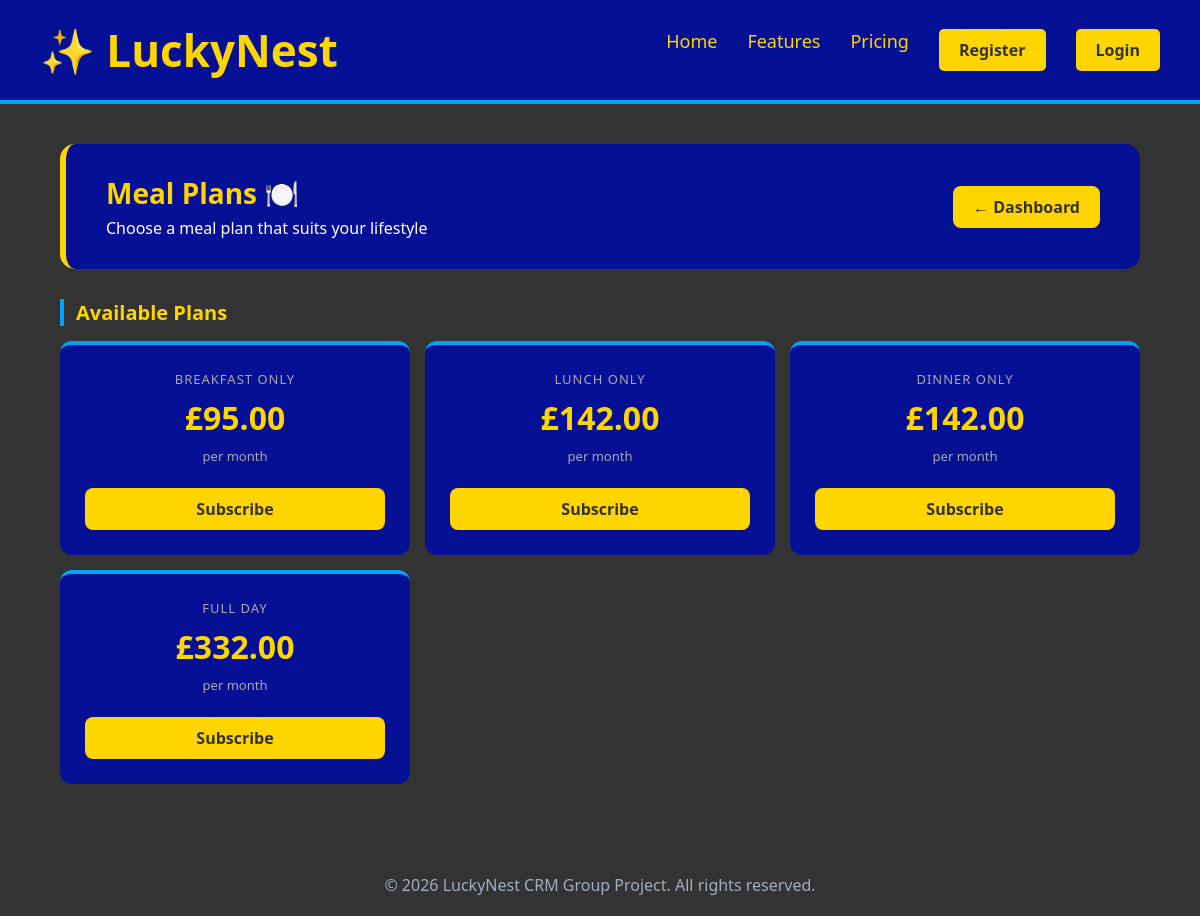
/meal_plans (signed in), run on the app's committed database.
### tables this page shows
CREATE TABLE MealPlan (
        PlanID INTEGER PRIMARY KEY AUTOINCREMENT,
        PlanName VARCHAR(50),
        PlanPrice DECIMAL(10,2) NOT NULL
    );

### app.py (the view)
@app.route('/meal_plans')
def meal_plans():
    if 'user_id' not in session:
        return redirect(url_for('login'))
    conn = get_db()
    plans = conn.execute('SELECT * FROM MealPlan').fetchall()
    guest = conn.execute('SELECT GuestID FROM Guest WHERE UserID = ?',
                         (session['user_id'],)).fetchone()
    subscription = None
    if guest:
        subscription = conn.execute('''
            SELECT ms.*, mp.PlanName FROM MealSubscription ms
            JOIN MealPlan mp ON ms.PlanID = mp.PlanID
            WHERE ms.GuestID = ? AND ms.Status = 'Active'
        ''', (guest['GuestID'],)).fetchone()
    conn.close()
    return render_template('meal_plans.html', plans=plans,
                           subscription=subscription)

### database.py (called while the page is built)
def get_db():
    conn = sqlite3.connect('luckynest.db')
    conn.row_factory = sqlite3.Row
    return conn

### templates/meal_plans.html (shortened to what this page needs)
{% extends "base.html" %}
{% block content %}
<div class="dashboard-wrapper">
    <div class="dashboard-banner">
        <div>
            <h1>Meal Plans 🍽️</h1>
            <p>Choose a meal plan that suits your lifestyle</p>
        </div>
        <a href="{{ url_for('dashboard') }}" class="btn-logout">← Dashboard</a>
    </div>
    <div class="section-title">Available Plans</div>
    <div class="actions-grid" style="grid-template-columns: repeat(3, 1fr);">
        {% if plans %}
            {% for plan in plans %}
            <div class="kpi-card" style="text-align:center;">
                <span class="kpi-label">{{ plan.PlanName }}</span>
                <span class="kpi-value">£{{ "%.2f"|format(plan.PlanPrice) }}</span>
                <span class="kpi-sub">per month</span>
                <a href="{{ url_for('subscribe_meal', plan_id=plan.PlanID) }}"
                   style="margin-top:15px; background:#FFD500; color:#333; padding:10px 20px;
                          border-radius:8px; text-decoration:none; font-weight:bold;
                          display:inline-block;">
                    Subscribe
                </a>
            </div>
            {% endfor %}
        {% else %}
            <div style="text-align:center; padding:40px; color:#aaa; grid-column: span 3;">
                No meal plans available yet
            </div>
        {% endif %}
    </div>
</div>
{% endblock %}

### static/CSS/styles.css (style rules this page uses)
* { margin: 0; padding: 0; box-sizing: border-box; font-family: 'Segoe UI', Tahoma, Geneva, Verdana, sans-serif; }
body { background-color: #333; color: #333; display: flex; flex-direction: column; min-height: 100vh; }
.dashboard-wrapper { padding: 40px 5%; color: white; }
.dashboard-banner { background-color: #051094; border-radius: 15px; padding: 30px 40px; display: flex; justify-content: space-between; align-items: center; margin-bottom: 30px; border-left: 6px solid #FFD500; }
.dashboard-banner h1 { color: #FFD500; font-size: 28px; }
.dashboard-banner p { color: white; margin-top: 5px; }
.btn-logout { background-color: #FFD500; color: #333; padding: 10px 20px; border-radius: 8px; text-decoration: none; font-weight: bold; transition: background-color 0.3s; }
.kpi-card { background-color: #051094; border-radius: 12px; padding: 25px; display: flex; flex-direction: column; gap: 8px; border-top: 4px solid #00A2FF; }
.kpi-label { color: #aaa; font-size: 13px; text-transform: uppercase; letter-spacing: 1px; }
.kpi-value { color: #FFD500; font-size: 32px; font-weight: bold; }
.kpi-sub { color: #aaa; font-size: 13px; }
.section-title { color: #FFD500; font-size: 20px; font-weight: bold; margin: 30px 0 15px 0; border-left: 4px solid #00A2FF; padding-left: 12px; }
.actions-grid { display: grid; grid-template-columns: repeat(4, 1fr); gap: 15px; margin-bottom: 30px; }

### data on the page
MealPlan: PlanName "BREAKFAST ONLY", PlanPrice "95.00"
MealPlan: PlanName "LUNCH ONLY", PlanPrice "142.00"
MealPlan: PlanName "DINNER ONLY", PlanPrice "142.00"
MealPlan: PlanName "FULL DAY", PlanPrice "332.00"
